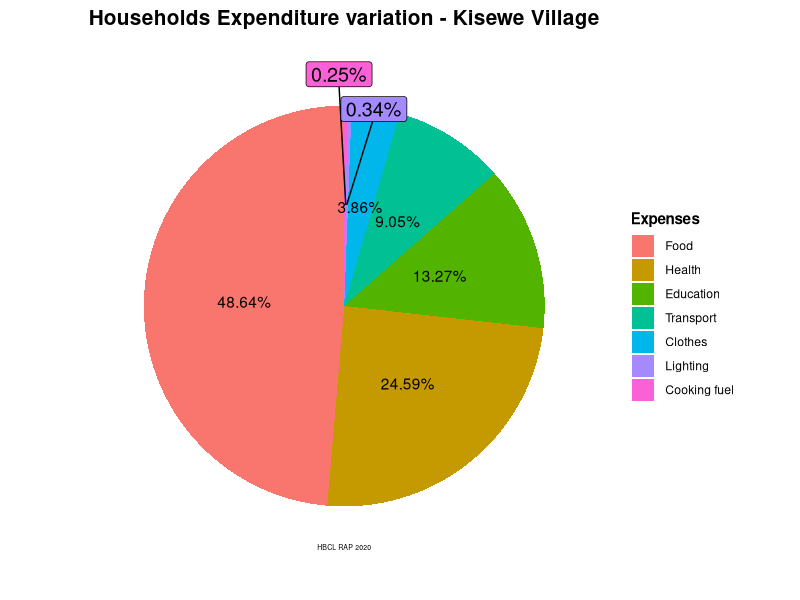
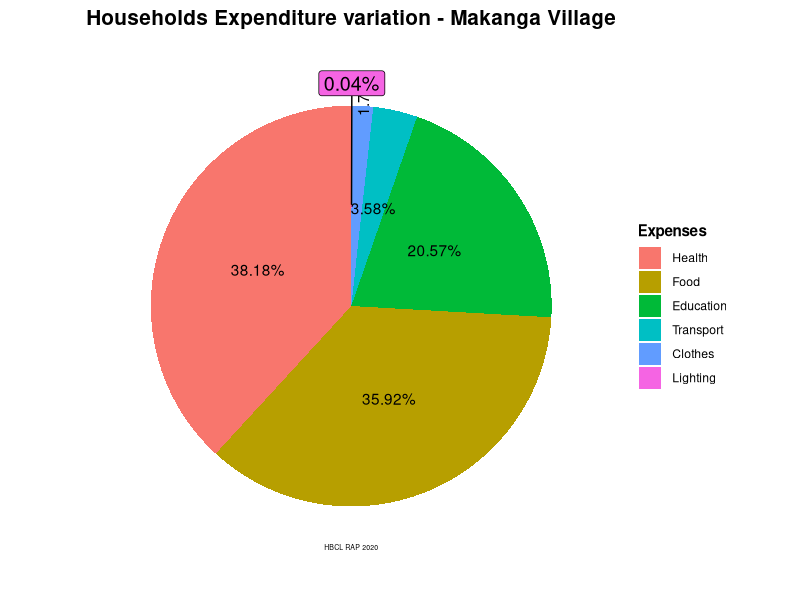
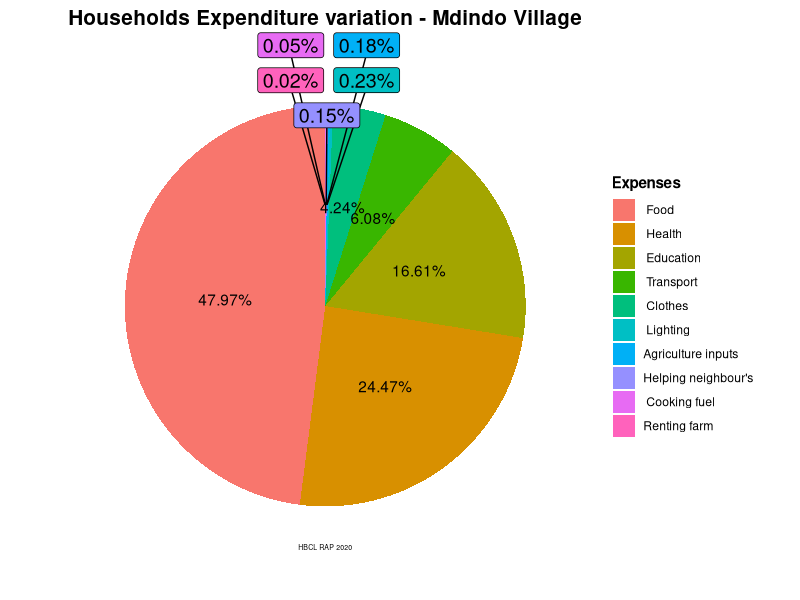
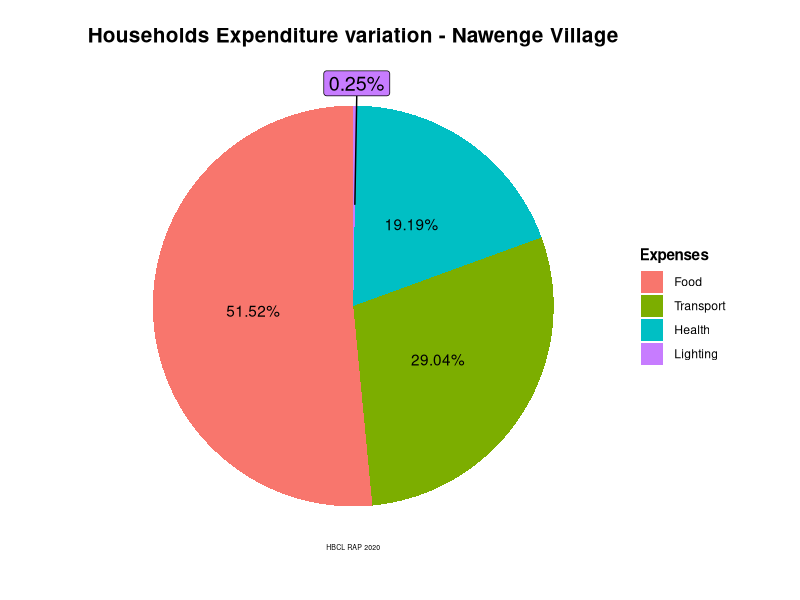

R code for these plots, in order:
 # Household Survey data analysis - EMPLOYMENT STATUS
    # Harmonic Biosphere Company Limited 
    # June, 2020
    
    # Set working directory --------------------------------------------------------
    setwd("~")
    dir.create("RAP", showWarnings = FALSE)
    setwd("~/RAP")
    
    # Load/install required packageslibralies ---------------------------------------
    library(tidyverse)
    library(scales)
    library(ggrepel)
    
    
    options(scipen = 999)
    
    
    df<-read.csv("Household_Survey.csv",check.names = TRUE,stringsAsFactors = FALSE)
    
    
    # Renaming varibales
    df<-df %>% 
      rename(Respondent_Name = Respondent_.Name,
             HoH_N = HoH_.N, HM1_N = HM1_.N, HM7_G = HM6_G.1, HM8_G = HM_G)
    
    
    # EXPENSES  --------------------
    df_Expense <- df %>% 
      select(Village, Expenses1,Expenses_other1, Expenses_Amount..TZS.1,Expenses2, Expenses_other2,Expenses_Amount..TZS.2,
             Expenses3,Expenses_other3,Expenses_Amount..TZS.3,Expenses4,Expenses_other4,Expenses_Amount..TZS.4) %>% 
      mutate(Expenses1 = ifelse(Expenses1 == " Other" , Expenses_other1, Expenses1),
             Expenses2 = ifelse(Expenses2 == " Other", Expenses_other2, Expenses2),
             Expenses3 = ifelse(Expenses3 == " Other", Expenses_other3, Expenses3),
             Expenses4 = ifelse(Expenses4 == " Other", Expenses_other4, Expenses4)) %>% 
      select(-contains("other")) %>% 
      view()
    
    df_Kisewe <- df_Expense %>% 
      filter(Village =="Kisewe") %>% 
      view()
    
    df_KS1 <- df_Kisewe %>% 
      select(Expenses1, Expenses_Amount..TZS.1) %>% 
      group_by(Expenses1) %>%
      summarise(ExpensSum1 = sum(Expenses_Amount..TZS.1)) %>% 
      arrange(Expenses1) %>% 
      view()
    
    df_KS2 <- df_Kisewe %>% 
      select(Expenses2, Expenses_Amount..TZS.2) %>% 
      group_by(Expenses2) %>%
      summarise(ExpensSum2 = sum(Expenses_Amount..TZS.2)) %>% 
      arrange(Expenses2) %>% 
      view()
    
    df_KS3 <- df_Kisewe %>% 
      select(Expenses3, Expenses_Amount..TZS.3) %>% 
      group_by(Expenses3) %>%
      summarise(ExpensSum3 = sum(Expenses_Amount..TZS.3)) %>% 
      arrange(Expenses3) %>% 
      view()
    
    df_KS4 <- df_Kisewe %>% 
      select(Expenses4, Expenses_Amount..TZS.4) %>% 
      group_by(Expenses4) %>%
      summarise(ExpensSum4 = sum(Expenses_Amount..TZS.4)) %>% 
      arrange(Expenses4) %>% 
      view()
    
    # Kisewe Join dataframe Expenditure
    df_KSCombine <- df_KS1 %>% 
      mutate(Expenses2 = df_KS2$Expenses2[match(Expenses1, df_KS2$Expenses2)],
             Expenses3 = df_KS3$Expenses3[match(Expenses1, df_KS3$Expenses3)],
             Expenses4 = df_KS4$Expenses4[match(Expenses1, df_KS4$Expenses4)],
             ExpensSum2 = df_KS2$ExpensSum2[match(Expenses1, df_KS2$Expenses2)],
             ExpensSum3 = df_KS3$ExpensSum3[match(Expenses1, df_KS3$Expenses3)],
             ExpensSum4 = df_KS4$ExpensSum4[match(Expenses1, df_KS4$Expenses4)]) %>% 
      select(Expenses1, 3:5, ExpensSum1, 6:8) %>% 
      mutate(Expenses2 = ifelse(is.na(Expenses2), Expenses1, Expenses2), 
             Expenses4 = ifelse(is.na(Expenses4),Expenses1, Expenses4)) %>% 
      replace(is.na(.), 0)%>% 
      mutate(Total = rowSums(.[5:8])) %>% 
      mutate(Percentages = round(Total/sum(Total)*100, digits = 2)) %>% 
      view()
    
    # Kisewe Expense
    df_KSCombine %>% 
      mutate(Expenses1 = fct_reorder(Expenses1, -Percentages)) %>% 
      ggplot(aes(x = "", y = Percentages, fill = Expenses1))+
      geom_bar( stat = "identity")+
      coord_polar("y", start = 0)+
      geom_text(aes(label = ifelse(Percentages > 1, str_c(Percentages, "%"), "")), position = position_stack(vjust = 0.5))+
      geom_label_repel(aes(label = ifelse(Percentages < 1, str_c(Percentages, "%"), "")), size = 5, hjust = 0.5, nudge_x = 0.55, show.legend = F)+
      labs(title = "Households Expenditure variation - Kisewe Village", caption = "HBCL RAP 2020", fill = "Expenses")+
      theme_void()+
      theme(plot.title = element_text(hjust = 0.5, face = "bold", size = 15, vjust = 0.5))+
      theme(plot.caption = element_text(hjust = 0.5, vjust = 25, size = 5))+
      theme(legend.title = element_text(face = "bold"))
    
    # Makanga -----------------------------------------------
    df_Makanga <- df_Expense %>% 
      filter(Village =="Makanga") %>% 
      view()
    
    df_MK1 <- df_Makanga %>% 
      select(Expenses1, Expenses_Amount..TZS.1) %>% 
      group_by(Expenses1) %>%
      summarise(ExpensSum1 = sum(Expenses_Amount..TZS.1)) %>% 
      arrange(Expenses1) %>% 
      view()
    
    df_MK2 <- df_Makanga %>% 
      select(Expenses2, Expenses_Amount..TZS.2) %>% 
      group_by(Expenses2) %>%
      summarise(ExpensSum2 = sum(Expenses_Amount..TZS.2)) %>% 
      arrange(Expenses2) %>% 
      view()
    
    df_MK3 <- df_Makanga %>% 
      select(Expenses3, Expenses_Amount..TZS.3) %>% 
      group_by(Expenses3) %>%
      summarise(ExpensSum3 = sum(Expenses_Amount..TZS.3)) %>% 
      arrange(Expenses3) %>% 
      view()
    
    df_MK4 <- df_Makanga %>% 
      select(Expenses4, Expenses_Amount..TZS.4) %>% 
      group_by(Expenses4) %>%
      summarise(ExpensSum4 = sum(Expenses_Amount..TZS.4)) %>% 
      arrange(Expenses4) %>% 
      view()
    
    # Makanga Join dataframe Expenditure
    df_MKCombine <- df_MK2 %>% 
      mutate(Expenses1 = df_MK1$Expenses1[match(Expenses2, df_MK1$Expenses1)],
             Expenses3 = df_MK3$Expenses3[match(Expenses2, df_MK3$Expenses3)],
             Expenses4 = df_MK4$Expenses4[match(Expenses2, df_MK4$Expenses4)],
             ExpensSum1 = df_MK1$ExpensSum1[match(Expenses2, df_MK1$Expenses1)],
             ExpensSum3 = df_MK3$ExpensSum3[match(Expenses2, df_MK3$Expenses3)],
             ExpensSum4 = df_MK4$ExpensSum4[match(Expenses2, df_MK4$Expenses4)]) %>% 
      select(Expenses1, Expenses2, 4:5, ExpensSum1, ExpensSum2, 7:8) %>% 
      mutate(Expenses1 = ifelse(is.na(Expenses1), Expenses2, Expenses1), 
             Expenses4 = ifelse(is.na(Expenses4),Expenses2, Expenses4),
             Expenses3 = ifelse(is.na(Expenses3), Expenses2, Expenses3)) %>% 
      replace(is.na(.), 0)%>% 
      mutate(Total = rowSums(.[5:8])) %>% 
      mutate(Percentages = round(Total/sum(Total)*100, digits = 2)) %>% 
      view()
    
    # Makanga Expense
    df_MKCombine %>% 
      mutate(Expenses1 = fct_reorder(Expenses1, -Percentages)) %>% 
      ggplot(aes(x = "", y = Percentages, fill = Expenses1))+
      geom_bar( stat = "identity")+
      coord_polar("y", start = 0)+
      geom_text(aes(label = ifelse(Percentages > 3, str_c(Percentages, "%"), "")), position = position_stack(vjust = 0.5))+
      geom_text(aes(label = ifelse(Percentages == 1.71, str_c(Percentages, "%"), "")), position = position_stack(vjust = 0.5), angle = 90, hjust = -2, vjust=1)+
      geom_label_repel(aes(label = ifelse(Percentages < 1, str_c(Percentages, "%"), "")), size = 5, hjust = 0.5, nudge_x = 0.55, show.legend = F)+
      labs(title = "Households Expenditure variation - Makanga Village", caption = "HBCL RAP 2020", fill = "Expenses")+
      theme_void()+
      theme(plot.title = element_text(hjust = 0.5, face = "bold", size = 15, vjust = 0.5))+
      theme(plot.caption = element_text(hjust = 0.5, vjust = 25, size = 5))+
      theme(legend.title = element_text(face = "bold"))
    
    # Mdindo -----------------------------------------------
    df_Mdindo <- df_Expense %>% 
      filter(Village =="Mdindo") %>% 
      view()
    
    df_MD1 <- df_Mdindo %>% 
      select(Expenses1, Expenses_Amount..TZS.1) %>% 
      group_by(Expenses1) %>%
      summarise(ExpensSum1 = sum(Expenses_Amount..TZS.1)) %>% 
      arrange(Expenses1) %>% 
      view()
    
    df_MD2 <- df_Mdindo %>% 
      select(Expenses2, Expenses_Amount..TZS.2) %>% 
      group_by(Expenses2) %>%
      summarise(ExpensSum2 = sum(Expenses_Amount..TZS.2)) %>% 
      arrange(Expenses2) %>% 
      view()
    
    df_MD3 <- df_Mdindo %>% 
      select(Expenses3, Expenses_Amount..TZS.3) %>% 
      group_by(Expenses3) %>%
      summarise(ExpensSum3 = sum(Expenses_Amount..TZS.3)) %>% 
      arrange(Expenses3) %>% 
      view()
    
    df_MD4 <- df_Mdindo %>% 
      select(Expenses4, Expenses_Amount..TZS.4) %>% 
      group_by(Expenses4) %>%
      summarise(ExpensSum4 = sum(Expenses_Amount..TZS.4)) %>% 
      arrange(Expenses4) %>% 
      view()
    
    # Mdindo Join dataframe Expenditure
    df_MDCombine <- df_MD1 %>% 
      mutate(Expenses2 = df_MD2$Expenses2[match(Expenses1, df_MD2$Expenses2)],
             Expenses3 = df_MD3$Expenses3[match(Expenses1, df_MD3$Expenses3)],
             Expenses4 = df_MD4$Expenses4[match(Expenses1, df_MD4$Expenses4)],
             ExpensSum2 = df_MD2$ExpensSum2[match(Expenses1, df_MD2$Expenses2)],
             ExpensSum3 = df_MD3$ExpensSum3[match(Expenses1, df_MD3$Expenses3)],
             ExpensSum4 = df_MD4$ExpensSum4[match(Expenses1, df_MD4$Expenses4)]) %>% 
      select(Expenses1, 3:5, ExpensSum1, 6:8) %>% 
      mutate(Expenses2 = ifelse(is.na(Expenses2), Expenses1, Expenses2), 
             Expenses4 = ifelse(is.na(Expenses4), Expenses1, Expenses4),
             Expenses3 = ifelse(is.na(Expenses3), Expenses1, Expenses3)) %>% 
      replace(is.na(.), 0)%>% 
      mutate(Total = rowSums(.[5:8])) %>% 
      mutate(Percentages = round(Total/sum(Total)*100, digits = 2)) %>% 
      view()
    
    # Mdindo Expense
    df_MDCombine %>% 
      mutate(Expenses1 = fct_reorder(Expenses1, -Percentages)) %>% 
      ggplot(aes(x = "", y = Percentages, fill = Expenses1))+
      geom_bar( stat = "identity")+
      coord_polar("y", start = 0)+
      geom_text(aes(label = ifelse(Percentages > 1, str_c(Percentages, "%"), "")), position = position_stack(vjust = 0.5))+
      geom_label_repel(aes(label = ifelse(Percentages < 1, str_c(Percentages, "%"), "")), size = 5, hjust = 0.5, nudge_x = 0.55, show.legend = F)+
      labs(title = "Households Expenditure variation - Mdindo Village", caption = "HBCL RAP 2020", fill = "Expenses")+
      theme_void()+
      theme(plot.title = element_text(hjust = 0.5, face = "bold", size = 15, vjust = 0.5))+
      theme(plot.caption = element_text(hjust = 0.5, vjust = 25, size = 5))+
      theme(legend.title = element_text(face = "bold"))
    
    
    # Nawenge 
    df_Nawenge <- df_Expense %>% 
      filter(Village =="Nawenge") %>% 
      view()
    
    df_NW1 <- df_Nawenge %>% 
      select(Expenses1, Expenses_Amount..TZS.1) %>% 
      group_by(Expenses1) %>%
      summarise(ExpensSum1 = sum(Expenses_Amount..TZS.1)) %>% 
      arrange(Expenses1) %>% 
      view()
    
    df_NW2 <- df_Nawenge %>% 
      select(Expenses2, Expenses_Amount..TZS.2) %>% 
      group_by(Expenses2) %>%
      summarise(ExpensSum2 = sum(Expenses_Amount..TZS.2)) %>% 
      arrange(Expenses2) %>% 
      view()
    
    df_NW3 <- df_Nawenge %>% 
      select(Expenses3, Expenses_Amount..TZS.3) %>% 
      group_by(Expenses3) %>%
      summarise(ExpensSum3 = sum(Expenses_Amount..TZS.3)) %>% 
      arrange(Expenses3) %>% 
      view()
    
    df_NW4 <- df_Nawenge %>% 
      select(Expenses4, Expenses_Amount..TZS.4) %>% 
      group_by(Expenses4) %>%
      summarise(ExpensSum4 = sum(Expenses_Amount..TZS.4)) %>% 
      arrange(Expenses4) %>% 
      view()
    
    # Nawenge Join dataframe Expenditure
    df_NWCombine <- df_NW1 %>% 
      mutate(Expenses2 = df_NW2$Expenses2[match(Expenses1, df_NW2$Expenses2)],
             Expenses3 = df_NW3$Expenses3[match(Expenses1, df_NW3$Expenses3)],
             Expenses4 = df_NW4$Expenses4[match(Expenses1, df_NW4$Expenses4)],
             ExpensSum2 = df_NW2$ExpensSum2[match(Expenses1, df_NW2$Expenses2)],
             ExpensSum3 = df_NW3$ExpensSum3[match(Expenses1, df_NW3$Expenses3)],
             ExpensSum4 = df_NW4$ExpensSum4[match(Expenses1, df_NW4$Expenses4)]) %>% 
      select(Expenses1, 3:5, ExpensSum1, 6:8) %>% 
      mutate(Expenses2 = ifelse(is.na(Expenses2), Expenses1, Expenses2), 
             Expenses4 = ifelse(is.na(Expenses4), Expenses1, Expenses4),
             Expenses3 = ifelse(is.na(Expenses3), Expenses1, Expenses3)) %>% 
      replace(is.na(.), 0)%>% 
      mutate(Total = rowSums(.[5:8])) %>% 
      mutate(Percentages = round(Total/sum(Total)*100, digits = 2)) %>% 
      view()
    
    # Nawenge Expense
    df_NWCombine %>% 
      mutate(Expenses1 = fct_reorder(Expenses1, -Percentages)) %>% 
      ggplot(aes(x = "", y = Percentages, fill = Expenses1))+
      geom_bar( stat = "identity")+
      coord_polar("y", start = 0)+
      geom_text(aes(label = ifelse(Percentages > 1, str_c(Percentages, "%"), "")), position = position_stack(vjust = 0.5))+
      geom_label_repel(aes(label = ifelse(Percentages < 1, str_c(Percentages, "%"), "")), size = 5, hjust = 0.5, nudge_x = 0.55, show.legend = F)+
      labs(title = "Households Expenditure variation - Nawenge Village", caption = "HBCL RAP 2020", fill = "Expenses")+
      theme_void()+
      theme(plot.title = element_text(hjust = 0.5, face = "bold", size = 15, vjust = -3))+
      theme(plot.caption = element_text(hjust = 0.5, vjust = 25, size = 5))+
      theme(legend.title = element_text(face = "bold"))
